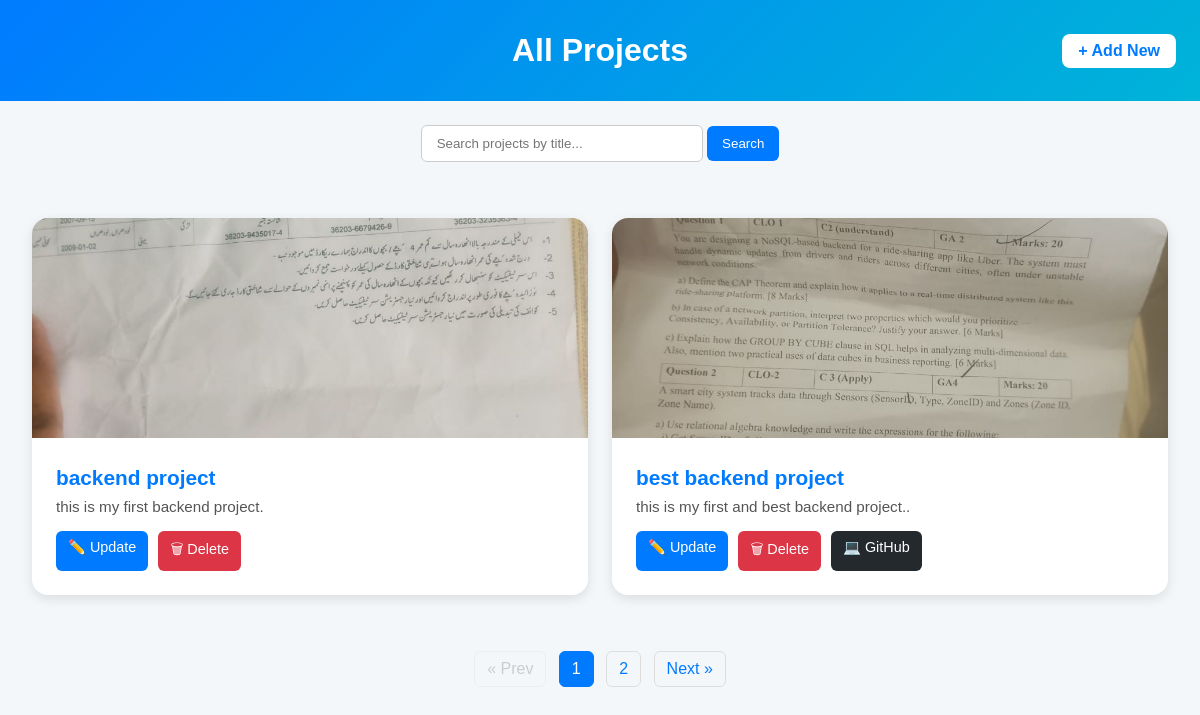
Screenshot of /accounts/projects/ with the database file from the repository.
### accounts/models.py (models this page shows, shortened)
class Project(models.Model):
    owner = models.ForeignKey(CustomUser, on_delete=models.CASCADE, null=True, blank=True)
    title = models.CharField(max_length=200)
    slug = models.SlugField(unique=True, blank=True)
    description = models.TextField()
    image = models.ImageField(upload_to='projects/', blank=True, null=True)
    tags = models.ManyToManyField(Tag, blank=True)
    demo_link = models.URLField(blank=True, null=True)
    github_link = models.URLField(blank=True, null=True)
    published = models.BooleanField(default=False)
    updated_at = models.DateTimeField(auto_now=True)
    created = models.DateTimeField(auto_now_add=True)

### accounts/views.py (the view)
# urls.py: path('projects/',views.project_list,name='project_list'),
def project_list(request):
    projects = Project.objects.all().order_by('-created')
    search_query=request.GET.get('search','')
    if search_query:
        projects=projects.filter(title__icontains=search_query)
    tag_filter=request.GET.get('tag','')
    if tag_filter:
        projects=projects.filter(tags__name__icontains=tag_filter)
    published_filter=request.GET.get('published','')
    if published_filter == 'true':
        projects=projects.filter(published=True)
    elif published_filter == 'false':
        projects=projects.filter(published=False)
    per_page=2
    paginator=Paginator(projects,per_page)
    page_number=request.GET.get('page')
    page_obj=paginator.get_page(page_number)
    context={
        'projects':projects,
        'page_obj':page_obj,
        'paginator':paginator
    }
    return render(request, 'accounts/project_list.html',context)

### accounts/templates/accounts/project_list.html (shortened to what this page needs)
{% load static %}
<!DOCTYPE html>
<html lang="en">
<head>
</head>
<body>
  <header>
    <h1>All Projects</h1>
    <a href="{% url 'create_project' %}" class="add-btn">+ Add New</a>
  </header>
  <section class="search-section">
    <form method="get" action="{% url 'project_list' %}">
      <input
        type="text"
        name="search"
        placeholder="Search projects by title..."
        value="{{ request.GET.search|default:'' }}"
      >
      <button type="submit">Search</button>
    </form>
  </section>
  <section class="projects-container">
    {% for project in page_obj %}
      <div class="project-card">
        {% if project.image %}
          <img src="{{ project.image.url }}" alt="{{ project.title }}" class="project-image">
        {% endif %}
        <div class="project-content">
          <h2 class="project-title">{{ project.title }}</h2>
          <p class="project-description">{{ project.description|truncatewords:25 }}</p>
          <div class="project-actions">
            <a href="{% url 'update_project' project.id %}" class="btn-update">✏️ Update</a>
            <a href="{% url 'delete_project' project.id %}" class="btn-delete">🗑 Delete</a>
            {% if project.github_link %}
              <a href="{{ project.github_link }}" target="_blank" class="btn-github">💻 GitHub</a>
            {% endif %}
          </div>
        </div>
      </div>
    {% empty %}
      <p style="text-align:center;">No projects found.</p>
    {% endfor %}
  </section>
  <div class="pagination">
    {% if page_obj.has_previous %}
      <a href="?page={{ page_obj.previous_page_number }}{% if request.GET.search %}&search={{ request.GET.search }}{% endif %}">« Prev</a>
    {% else %}
      <span class="disabled">« Prev</span>
    {% endif %}
    {% for num in page_obj.paginator.page_range %}
      {% if page_obj.number == num %}
        <span class="current">{{ num }}</span>
      {% else %}
        <a href="?page={{ num }}{% if request.GET.search %}&search={{ request.GET.search }}{% endif %}">{{ num }}</a>
      {% endif %}
    {% endfor %}
    {% if page_obj.has_next %}
      <a href="?page={{ page_obj.next_page_number }}{% if request.GET.search %}&search={{ request.GET.search }}{% endif %}">Next »</a>
    {% else %}
      <span class="disabled">Next »</span>
    {% endif %}
  </div>
</body>
</html>

### accounts/templates/accounts/project_list.html (style rules this page uses)
body { font-family: 'Poppins', sans-serif; background-color: #f4f7fa; margin: 0; padding: 0; color: #333; }
header { background: linear-gradient(135deg, #007bff, #00b4d8); color: white; text-align: center; padding: 2rem 1rem; position: relative; }
header h1 { margin: 0; font-size: 2rem; }
.add-btn { position: absolute; right: 1.5rem; top: 50%; transform: translateY(-50%); background-color: #fff; color: #007bff; text-decoration: none; padding: 0.5rem 1rem; border-radius: 8px; font-weight: 600; transition: all 0.3s ease; }
.search-section { text-align: center; margin: 1.5rem; }
.search-section input[type="text"] { padding: 10px 15px; width: 250px; border-radius: 6px; border: 1px solid #ccc; }
.search-section button { padding: 10px 15px; background-color: #007bff; color: white; border: none; border-radius: 6px; cursor: pointer; transition: 0.3s; }
.projects-container { display: grid; grid-template-columns: repeat(auto-fit, minmax(320px, 1fr)); gap: 1.5rem; padding: 2rem; }
.project-card { background-color: white; border-radius: 16px; box-shadow: 0 4px 12px rgba(0,0,0,0.1); overflow: hidden; transition: transform 0.3s ease, box-shadow 0.3s ease; }
.project-image { width: 100%; height: 220px; object-fit: cover; }
.project-content { padding: 1.5rem; }
.project-title { font-size: 1.3rem; margin: 0; color: #007bff; font-weight: 600; }
.project-description { color: #555; margin-top: 0.5rem; font-size: 0.95rem; }
.project-actions { margin-top: 1rem; display: flex; flex-wrap: wrap; gap: 10px; }
.project-actions a { display: inline-block; padding: 8px 12px; border-radius: 6px; text-decoration: none; font-size: 0.9rem; font-weight: 500; transition: all 0.3s ease; }
.btn-update { background-color: #007bff; color: white; }
.btn-delete { background-color: #dc3545; color: white; }
.btn-github { background-color: #24292e; color: white; }
.pagination { text-align: center; padding: 1.5rem; }
.pagination a, .pagination span { display: inline-block; padding: 8px 12px; margin: 0 4px; border-radius: 6px; text-decoration: none; border: 1px solid #ddd; color: #007bff; transition: all 0.3s ease; }
.pagination .current { background-color: #007bff; color: white; border-color: #007bff; }
.pagination .disabled { color: #ccc; border-color: #eee; }

### rows the page displays
Project: image (picture), title "backend project", description "this is my first backend project."
Project: image (picture), title "best backend project", description "this is my first and best backend project.."

### other values shown
{{ num }} "1"
{{ num }} "2"
